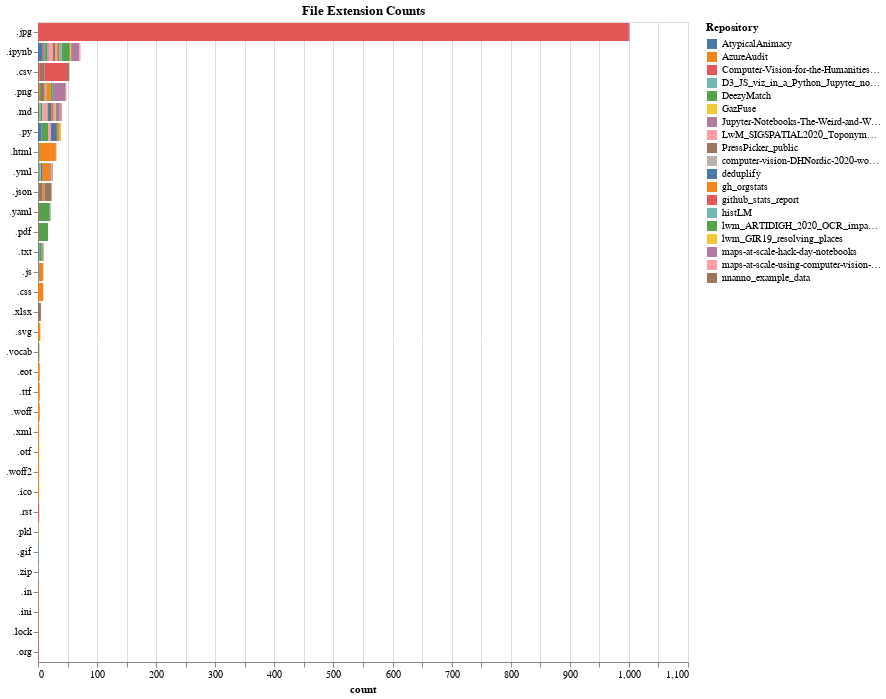

Write notebook code for a chart like this one.
### Markdown cell above
### File extensions counts by repository

### Code cell
df = pd.DataFrame.from_dict(lwm_stats.get_org_file_ext_frequency("public"))
df.reset_index(inplace=True)
data = pd.melt(frame=df, id_vars=["index"], value_name="count")
chart = (
    alt.Chart(data)
    .mark_bar()
    .encode(
        y=alt.Y(
            "index:N",
            title=None,
            sort=alt.EncodingSortField(field="count", order="descending", op="sum"),
        ),
        x=alt.X("count:Q"),
        color=alt.Color("variable:N", title="Repository"),
        tooltip=[alt.Tooltip("variable:N", title="Repository"), "count:Q"],
    )
    .properties(width=WIDTH, title='File Extension Counts')
)
chart

### Figure 1 — Vega-Lite specification as saved in the notebook (floating-point values rounded to 4 significant figures; data arrays with more than 128 entries replaced by an {"elided": "..."} marker saying what was removed)
{"config": {"view": {"continuousWidth": 400, "continuousHeight": 300}}, "data": {"name": "data-1c21892506caa8e10ec38edc1950523b"}, "mark": "bar", "encoding": {"color": {"type": "nominal", "field": "variable", "title": "Repository"}, "tooltip": [{"type": "nominal", "field": "variable", "title": "Repository"}, {"type": "quantitative", "field": "count"}], "x": {"type": "quantitative", "field": "count"}, "y": {"type": "nominal", "field": "index", "sort": {"field": "count", "op": "sum", "order": "descending"}, "title": null}}, "title": "File Extension Counts", "width": 650, "$schema": "https://vega.github.io/schema/vega-lite/v4.8.1.json", "datasets": {"data-1c21892506caa8e10ec38edc1950523b": {"elided": "608 records"}}}
